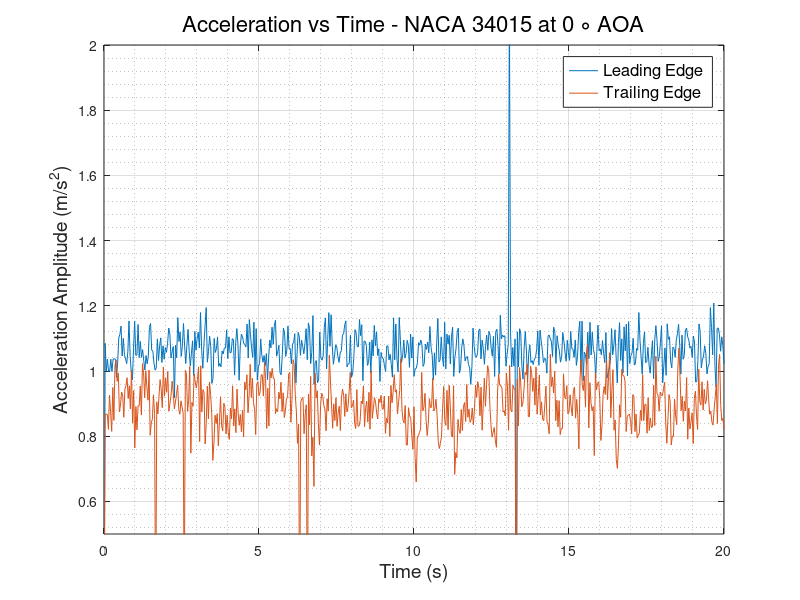
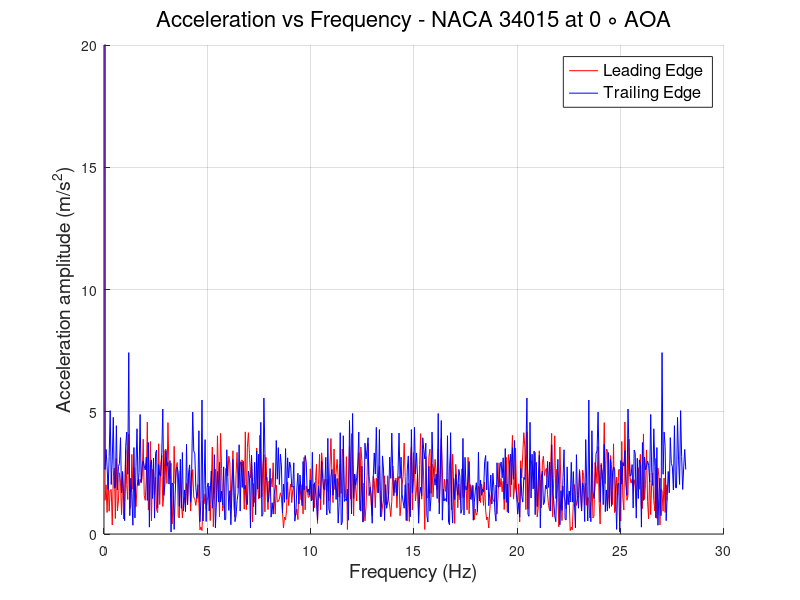

Write MATLAB code to recreate these figures, in order.
clc
clear
close all
%% READING ACCELEROMETER DATA and defining Variables
                        % LEADING EDGE %
data   = xlsread('LE_500rpm.csv');
LE_time   = data(:,1);
LE_X_acc  = data(:,2);
LE_Y_acc  = data(:,3);
LE_Z_acc  = data(:,4);
LE_R_acc  = sqrt(LE_X_acc.^2 + LE_Y_acc.^2 + LE_Z_acc.^2);
% plot(LE_time,LE_R_acc)
N      = numel(LE_time);
Ts     = abs(diff(LE_time(1:2)));
fs     = 1/Ts;
f_axis = [0:N-1]*fs/N;
A_freq_LE = fft(LE_R_acc);
figure(1) 
plot(LE_time,LE_R_acc)
hold on
figure(2)
hold on
plot(f_axis,abs(A_freq_LE),'-r','LineWidth',0.5)
grid on 
grid minor
                        % TRAILING EDGE %
data   = xlsread('TE_500rpm.csv');
TE_time   = data(:,1);
TE_X_acc  = data(:,2);
TE_Y_acc  = data(:,3);
TE_Z_acc  = data(:,4);
TE_R_acc  = sqrt(TE_X_acc.^2 + TE_Y_acc.^2 + TE_Z_acc.^2);
% plot(TE_time,TE_R_acc)
N      = numel(TE_time);
Ts     = abs(diff(TE_time(1:2)));
fs     = 1/Ts;
f_axis = [0:N-1]*fs/N;
A_freq_TE = fft(TE_R_acc);
figure(1)
plot(TE_time, TE_R_acc)
grid on
grid minor
xlabel('Time (s)','FontSize',14,'FontWeight','normal')
ylabel('Acceleration Amplitude (m/s^2)','FontSize',14,'FontWeight','normal')
legend ('Leading Edge','Trailing Edge','FontSize',12,'FontWeight','normal')
title('Acceleration vs Time - NACA 34015 at 0 \circ AOA','FontSize',16,'FontWeight','normal')
ylim([0.5 2])
figure(2)
plot(f_axis,abs(A_freq_TE),'-b','LineWidth',0.5)
grid on 
grid minor
ylabel('Acceleration amplitude (m/s^2)','FontSize',14,'FontWeight','normal')
xlabel('Frequency (Hz)','FontSize',14,'FontWeight','normal')
ylim([0 20])
legend ('Leading Edge','Trailing Edge','FontSize',12,'FontWeight','normal')
title('Acceleration vs Frequency - NACA 34015 at 0 \circ AOA','FontSize',16,'FontWeight','normal')
